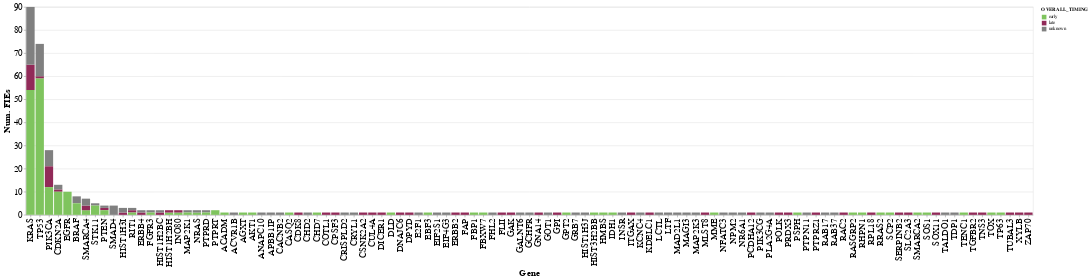

The notebook cell saved with this chart:
### Code cell
# alt.Chart(dt_plot).mark_bar(size=10).encode(
chart_long = alt.Chart(dt_plot).mark_bar().encode(
    alt.X('SPECIES', axis=alt.Axis(title='Gene'), sort=alt.SortField(field='tot_muts', order='descending') ),
    alt.Y('tot_muts', axis=alt.Axis(title='Num. FIEs') ) ,
    color=alt.Color('OVERALL_TIMING', scale=alt.Scale(domain=['early','late','unknown'], range=['#7FC45EFF','#912A58FF','grey'])),
    order=alt.Order('OVERALL_TIMING', sort='ascending')     # y-order of the bar colouring 
).properties(height=450).configure_axis(
    labelFontSize=20,
    titleFontSize=20
)

# see plot!
chart_long

### Figure 1 — Vega-Lite specification as saved in the notebook (floating-point values rounded to 4 significant figures; data arrays with more than 128 entries replaced by an {"elided": "..."} marker saying what was removed)
{"config": {"view": {"continuousWidth": 300, "continuousHeight": 300}, "axis": {"labelFontSize": 20, "titleFontSize": 20}}, "data": {"name": "data-c009b57526f05ffa9e8cb3441418ecd3"}, "mark": {"type": "bar"}, "encoding": {"color": {"field": "OVERALL_TIMING", "scale": {"domain": ["early", "late", "unknown"], "range": ["#7FC45EFF", "#912A58FF", "grey"]}, "type": "nominal"}, "order": {"field": "OVERALL_TIMING", "sort": "ascending", "type": "nominal"}, "x": {"axis": {"title": "Gene"}, "field": "SPECIES", "sort": {"field": "tot_muts", "order": "descending"}, "type": "nominal"}, "y": {"axis": {"title": "Num. FIEs"}, "field": "tot_muts", "type": "quantitative"}}, "height": 450, "$schema": "https://vega.github.io/schema/vega-lite/v5.15.1.json", "datasets": {"data-c009b57526f05ffa9e8cb3441418ecd3": {"elided": "134 records"}}}
